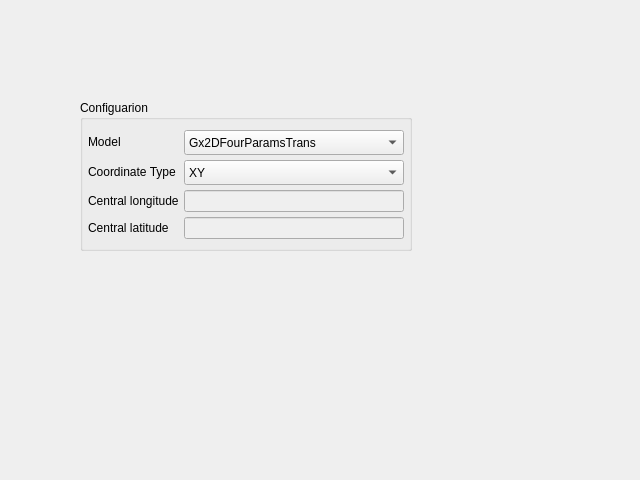
<?xml version="1.0" encoding="UTF-8"?>
<ui version="4.0">
 <class>FourParametersForm</class>
 <widget class="QWidget" name="FourParametersForm">
  <property name="geometry">
   <rect>
    <x>0</x>
    <y>0</y>
    <width>640</width>
    <height>480</height>
   </rect>
  </property>
  <property name="windowTitle">
   <string>Form</string>
  </property>
  <widget class="QGroupBox" name="groupBox_Congfiguation">
   <property name="geometry">
    <rect>
     <x>80</x>
     <y>100</y>
     <width>332</width>
     <height>151</height>
    </rect>
   </property>
   <property name="title">
    <string>Configuarion</string>
   </property>
   <layout class="QFormLayout" name="formLayout">
    <property name="horizontalSpacing">
     <number>5</number>
    </property>
    <property name="verticalSpacing">
     <number>5</number>
    </property>
    <property name="leftMargin">
     <number>5</number>
    </property>
    <property name="topMargin">
     <number>10</number>
    </property>
    <property name="rightMargin">
     <number>5</number>
    </property>
    <property name="bottomMargin">
     <number>0</number>
    </property>
    <item row="0" column="0">
     <widget class="QLabel" name="label_12">
      <property name="sizePolicy">
       <sizepolicy hsizetype="Preferred" vsizetype="Preferred">
        <horstretch>0</horstretch>
        <verstretch>0</verstretch>
       </sizepolicy>
      </property>
      <property name="text">
       <string>Model</string>
      </property>
     </widget>
    </item>
    <item row="0" column="1">
     <widget class="QComboBox" name="comboBox_Model">
      <property name="sizePolicy">
       <sizepolicy hsizetype="Preferred" vsizetype="Preferred">
        <horstretch>0</horstretch>
        <verstretch>0</verstretch>
       </sizepolicy>
      </property>
      <property name="minimumSize">
       <size>
        <width>0</width>
        <height>25</height>
       </size>
      </property>
      <property name="maximumSize">
       <size>
        <width>16777215</width>
        <height>40</height>
       </size>
      </property>
      <item>
       <property name="text">
        <string>Gx2DFourParamsTrans</string>
       </property>
      </item>
      <item>
       <property name="text">
        <string>Gx3DFourParamsTrans</string>
       </property>
      </item>
     </widget>
    </item>
    <item row="1" column="1">
     <widget class="QComboBox" name="comboBox_CoordType">
      <property name="sizePolicy">
       <sizepolicy hsizetype="Preferred" vsizetype="Preferred">
        <horstretch>0</horstretch>
        <verstretch>0</verstretch>
       </sizepolicy>
      </property>
      <property name="minimumSize">
       <size>
        <width>0</width>
        <height>25</height>
       </size>
      </property>
      <property name="maximumSize">
       <size>
        <width>16777215</width>
        <height>40</height>
       </size>
      </property>
      <item>
       <property name="text">
        <string>XY</string>
       </property>
      </item>
      <item>
       <property name="text">
        <string>XYZ</string>
       </property>
      </item>
     </widget>
    </item>
    <item row="1" column="0">
     <widget class="QLabel" name="label_13">
      <property name="sizePolicy">
       <sizepolicy hsizetype="Preferred" vsizetype="Preferred">
        <horstretch>0</horstretch>
        <verstretch>0</verstretch>
       </sizepolicy>
      </property>
      <property name="text">
       <string>Coordinate Type</string>
      </property>
     </widget>
    </item>
    <item row="2" column="0">
     <widget class="QLabel" name="label_14">
      <property name="sizePolicy">
       <sizepolicy hsizetype="Preferred" vsizetype="Preferred">
        <horstretch>0</horstretch>
        <verstretch>0</verstretch>
       </sizepolicy>
      </property>
      <property name="text">
       <string>Central longitude</string>
      </property>
     </widget>
    </item>
    <item row="2" column="1">
     <widget class="QLineEdit" name="lineEdit_longitude">
      <property name="enabled">
       <bool>false</bool>
      </property>
      <property name="sizePolicy">
       <sizepolicy hsizetype="Expanding" vsizetype="Preferred">
        <horstretch>0</horstretch>
        <verstretch>0</verstretch>
       </sizepolicy>
      </property>
     </widget>
    </item>
    <item row="3" column="1">
     <widget class="QLineEdit" name="lineEdit_latitude">
      <property name="enabled">
       <bool>false</bool>
      </property>
      <property name="sizePolicy">
       <sizepolicy hsizetype="Expanding" vsizetype="Preferred">
        <horstretch>0</horstretch>
        <verstretch>0</verstretch>
       </sizepolicy>
      </property>
     </widget>
    </item>
    <item row="3" column="0">
     <widget class="QLabel" name="label_15">
      <property name="sizePolicy">
       <sizepolicy hsizetype="Preferred" vsizetype="Preferred">
        <horstretch>0</horstretch>
        <verstretch>0</verstretch>
       </sizepolicy>
      </property>
      <property name="text">
       <string>Central latitude</string>
      </property>
     </widget>
    </item>
   </layout>
  </widget>
 </widget>
 <resources/>
 <connections/>
</ui>
